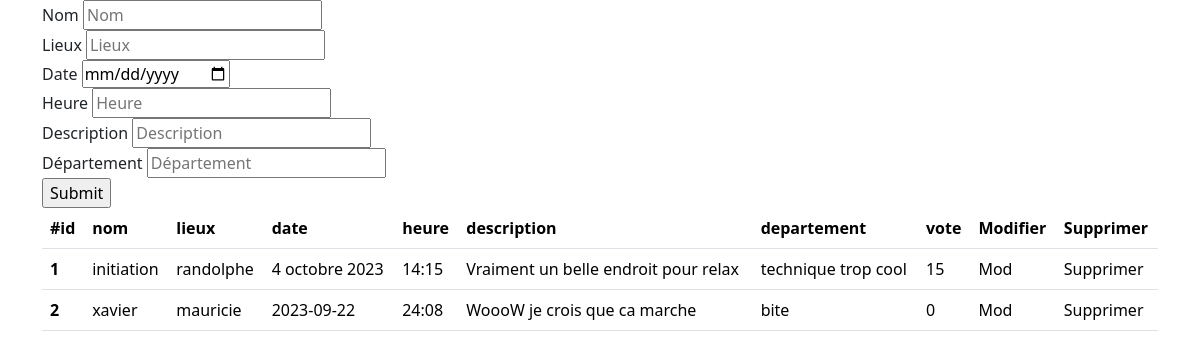
/evenement.php, run on an earlier commit of the app's database.
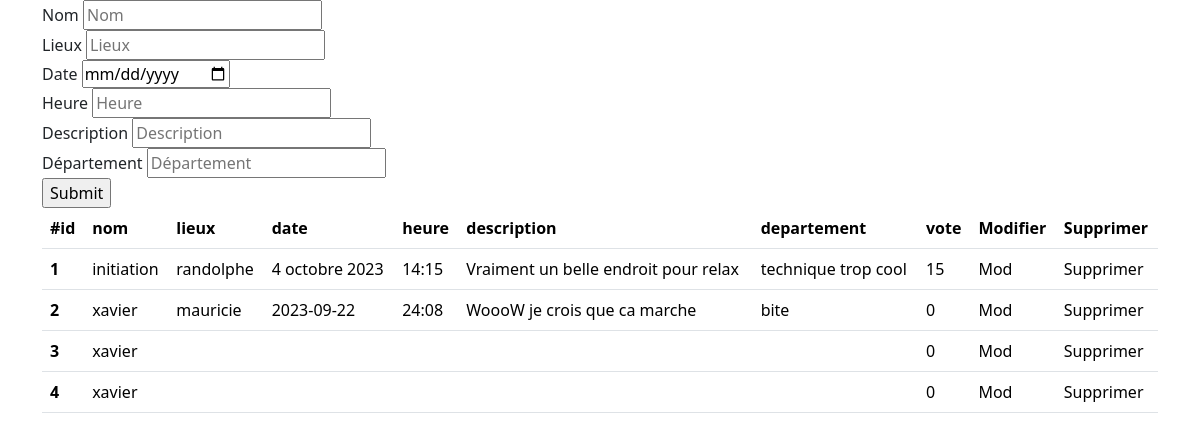
And on a later commit of the database.
### tables this page shows
CREATE TABLE `evenement` (
  `id` int(11) NOT NULL,
  `nom` varchar(250) NOT NULL,
  `lieux` varchar(500) NOT NULL,
  `date` varchar(500) NOT NULL,
  `heure` varchar(500) NOT NULL,
  `description` varchar(1000) NOT NULL,
  `departement` varchar(150) NOT NULL,
  `vote` int(11) NOT NULL
);

### evenement.php (the view, shortened to what this page needs)
<!DOCTYPE html>
<html lang="en">
<head>
    <link href="https://cdn.jsdelivr.net/npm/bootstrap@5.3.1/dist/css/bootstrap.min.css" rel="stylesheet">
</head>
<body>
    <div class="container">
        <div class="row">
            <div class="col-12">
                <form method="post" action="evenement.php">
                    <div class="form-group">
                        <label for="">Nom</label>
                        <input type="text" name="nom" class="form.control" placeholder="Nom" value=""  >
                    </div>
                    <div class="form-group">
                        <label for="">Lieux</label>
                        <input type="text" name="lieux" class="form.control" placeholder="Lieux" value="" >
                    </div>
                    <div class="form-group">
                        <label for="">Date</label>
                        <input type="date" name="date" class="form.control" placeholder="Date" value="" >
                    </div>
                    <div class="form-group">
                        <label for="">Heure</label>
                        <input type="text" name="heure" class="form.control" placeholder="Heure" value="" >
                    </div>
                    <div class="form-group">
                        <label for="">Description</label>
                        <input type="text" name="description" class="form.control" placeholder="Description" value="" >
                    </div>
                    <div class="form-group">
                        <label for="">Département</label>
                        <input type="text" name="departement" class="form.control" placeholder="Département" value="" >
                    </div>
                        <input type="submit">
                </form>
            </div>
        </div>
    </div>
<div class="container">
    <div class="row">
        <div class="col-12">
            <table class="table">
                <thead>
                    <tr>
                        <th scope="col">#id</th>
                        <th scope="col">nom</th>
                        <th scope="col">lieux</th>
                        <th scope="col">date</th>
                        <th scope="col">heure</th>
                        <th scope="col">description</th>
                        <th scope="col">departement</th>
                        <th scope="col">vote</th>
                        <th scope="col">Modifier</th>
                        <th scope="col">Supprimer</th>
                    </tr>
                </thead>
                <tbody>
                    <?php
                        $servername = "localhost";
                        $username = "root";
                        $password = "Azgt3878";
                        $db = "intra";
                        $conn = new mysqli($servername, $username, $password, $db);
                        $conn->query('SET NAMES utf8'); $sql = "SELECT * FROM evenement";
                        $result = $conn->query($sql);
                            if ($result->num_rows > 0) {
                            while($row = $result->fetch_assoc()) {
                                echo '<tr><th scope="row">'. $row["id"].'</th><td>'. $row["nom"].'</td><td>'. $row["lieux"].'</td><td>'. $row["date"].'</td>
                                <td>'. $row["heure"].'</td> <td>'. $row["description"].'</td> <td>'. $row["departement"].'</td>
                                <td>'. $row["vote"].'</td>
                                <td>Mod</td>
                                <td>Supprimer</td>
                                </tr>';
                            }
                        } else {
                            echo "0 results";
                        }
                    ?>
                </tbody>
            </table>
        </div>
    </div>
</div>
</body>
</html>

What changed in the data, as far as the page shows it:
added evenement: id "3", nom "xavier", vote "0"
added evenement: id "4", nom "xavier", vote "0"
